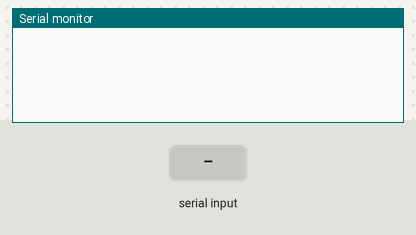
Bench run of a sketch on a simulated Teensy 4. On the bench: the last lines printed to the serial monitor. Inputs (shaded band) come from the test bench.

Above: at 1.2 s.
1.3 s: "1\n" received over the second serial link
At 2.3 s:
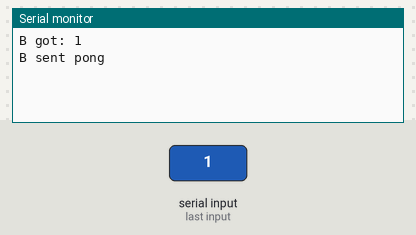
2.8 s: "0\n" received over the second serial link
At 3.5 s:
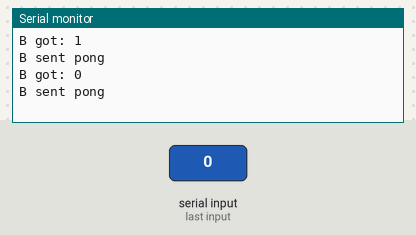
4.3 s: "2\n" received over the second serial link
At 5.8 s:
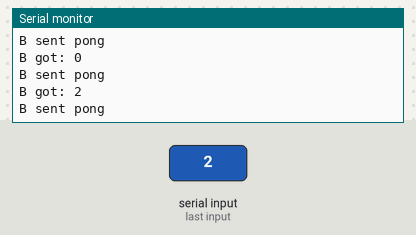

The sketch:

Teensy2.ino
```cpp
void setup() {
  Serial.begin(115200);   // USB debug
  Serial2.begin(9600);    // Hardware UART on pins 9/10
}

void loop() {
  // Listen for ping on Serial2:
  if (Serial2.available()) {
    String msg = Serial2.readStringUntil('\n');
    Serial.println("B got: " + msg);
    // Send ACK back:
    Serial2.println("Pong from B");
    Serial.println("B sent pong");
  }
}
```

Measured:
- after the input at 1.3 s, the serial monitor: prints a new line at once (image 1)
- after the input at 2.8 s, the serial monitor: prints a new line at once (image 2)
- after the input at 4.3 s, the serial monitor: prints a new line at once (image 3)
